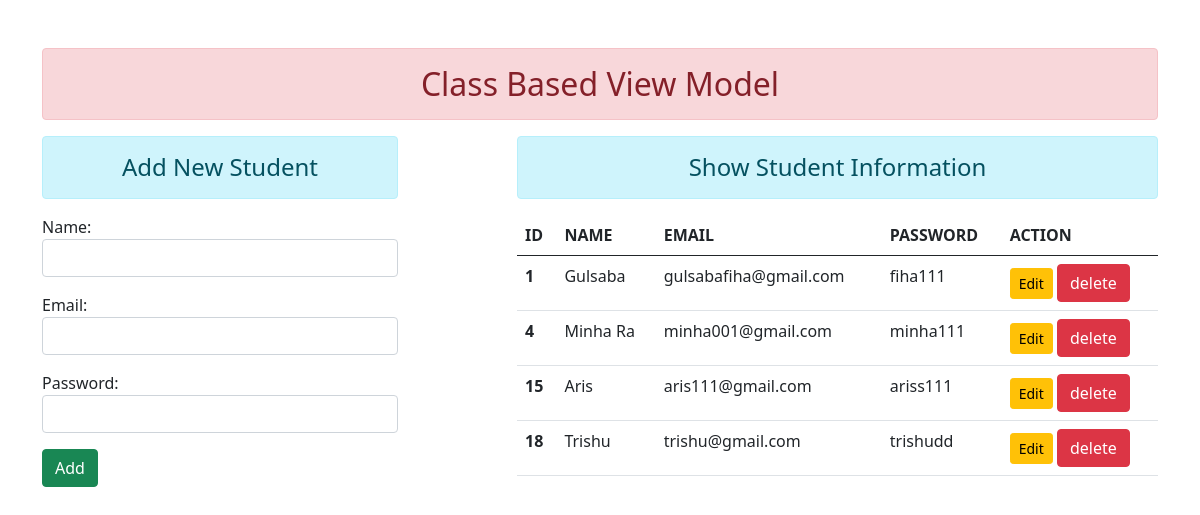
The page / on the database its author committed.
### enroll/models.py (models this page shows)
class User(models.Model):
    name=models.CharField(max_length=70)
    email=models.EmailField(max_length=200)
    password=models.CharField(max_length=100)

### enroll/views.py (the view, shortened to what this page needs)
# urls.py: path("",views.UserAddShow.as_view(),name='addshow'),
class UserAddShow(TemplateView):
    template_name='enroll/addandshow.html'
    def get_context_data(self,*args,**kwargs):
        context=super().get_context_data(**kwargs)
        fm=StudentRegistration()
        stu=User.objects.all()
        context={'stu':stu,'form':fm}
        return context

### enroll/forms.py
class  StudentRegistration(forms.ModelForm):
    class Meta:
        model= User
        fields=['name','email','password']
        widgets={
            'name':forms.TextInput(attrs={'class':'form-control'}),
            'email':forms.EmailInput(attrs={'class':'form-control'}),
            'password':forms.PasswordInput(render_value=True,attrs={'class':'form-control'}),
        }

### enroll/templates/enroll/addandshow.html (shortened to what this page needs)
{% extends 'enroll/base.html' %}
{% block content %}
<div class="row">
    <div class="col-sm-4">
        <h4 class="text-center alert alert-info"> Add New Student</h4>
        <form action="" method="POST">
        {{form.as_p}}
        <input type="submit" class="btn btn-success" value="Add">
        </form>
    </div>
    <div class="col-sm-7 offset-1">
        <h4 class="text-center alert alert-info"> Show Student Information</h4>
    {% if stu %}
        <table class="table table-hover">
            <thead>
                <tr>
                    <th scope="col">ID</th>
                    <th scope="col">NAME</th>
                    <th scope="col">EMAIL</th>
                    <th scope="col">PASSWORD</th>
                    <th scope="col">ACTION</th>
                </tr>
            </thead>
            <tbody>
                {% for st in stu %}
                    <tr>
                        <th scope="row">{{st.id}}</th>
                        <td>{{st.name}}</td>
                        <td>{{st.email}}</td>
                        <td>{{st.password}}</td>
                        <td>
                        <a href="{% url 'update' st.id %}" class="btn btn-warning btn-sm">Edit</a>
                       <form action="{% url 'delete' st.id %}" method="post" class="d-inline">
                        <input type="submit" class="btn btn-danger" value="delete">
                        </form>
                    </tr>
                 {% endfor %}
            </tbody>
        </table>
    {% else %}
        <h4 class="text-center alert alert-warning" > No Records</h4>
    {% endif %}
</div>
</div>
{% endblock content %}

### enroll/templates/enroll/base.html (shortened to what this page needs)
<!DOCTYPE html>
{% load static %}
<html lang="en">
<head>
<link rel="stylesheet" href="{% static 'enroll/css/bootstrap.css' %}">
</head>
<body>
   <div class="container mt-5">
    <h2 class="text-center alert alert-danger"> Class Based View Model</h2>
    {% block content %}{% endblock content %}
   </div>
</body>
</html>

### rows shown on the page
User: id "1", name "Gulsaba", email "gulsabafiha@gmail.com", password "fiha111"
User: id "4", name "Minha Ra", email "minha001@gmail.com", password "minha111"
User: id "15", name "Aris", email "aris111@gmail.com", password "ariss111"
User: id "18", name "Trishu", email "trishu@gmail.com", password "trishudd"
